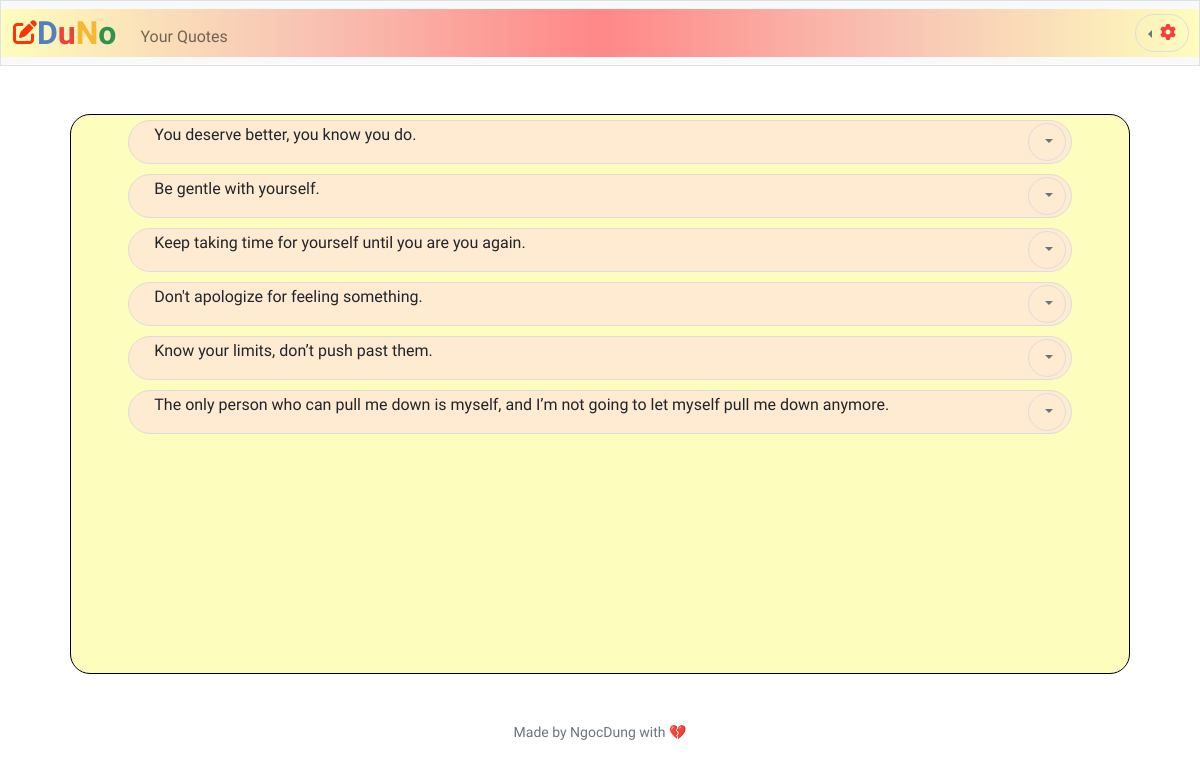
/quote (signed in), run on the app's committed database.
### tables this page shows
CREATE TABLE quotes (
    id INTEGER PRIMARY KEY AUTOINCREMENT,
    user_id INTEGER,
    quote TEXT NOT NULL,
    FOREIGN KEY (user_id) REFERENCES users(id)
);

### app.py (the view)
@app.route("/quote")
@login_required
def quote():
    current_id = session["user_id"]
    quotes = db.execute("SELECT quote FROM quotes WHERE user_id=?", current_id)
    return render_template("quote.html", quotes=quotes)

### app.py (called while the page is built)
@app.after_request
def after_request(response):
    response.headers["Cache-Control"] = "no-cache, no-store, must-revalidate"
    response.headers["Expires"] = 0
    response.headers["Pragma"] = "no-cache"
    return response

### helper.py (called while the page is built)
def login_required(f):
    @wraps(f)
    def decorated_function(*args, **kwargs):
        if session.get("user_id") is None:
            return redirect("/login")
        return f(*args, **kwargs)
    return decorated_function

### templates/quote.html (shortened to what this page needs)
{% extends "layout.html" %}
{% block main %}
    <div class = "container-quote">
        {% for line in quotes %}
            <div class="quote-box">
                <p class="quote-text">{{line.quote}}</p>
                <div class="btn-group">
                    <button type="button" class="btn btn-outline-secondary dropdown-toggle" data-bs-toggle="dropdown" aria-expanded="false">
                    </button>
                  </div>
            </div>
            {% endfor %}
    </div>
{% endblock %}

### static/style.css (style rules this page uses)
body { font-family: 'Inconsolata', monospace; }
.container-quote { width: 95%; margin-left: auto; margin-right: auto; min-height: 70vh; border: 1px solid #000; background-color: #FDFDBD; border-radius: 20px; height: auto; display: flex; flex-direction: column; align-items: center; padding: 5px; justify-content: absolute; position: relative; }
.quote-box { position: relative; width: 90%; padding: 0px 5px; margin-bottom: 10px; background-color: #FFEAD2; border: 1px solid #ddd; border-radius: 25px; display: flex; justify-content: space-between; align-items: center; }
.quote-text { font-size: 16px; text-align: left; padding-left: 20px; padding-right: 20px; padding-top:2px; }
.btn-outline-secondary { border-radius: 25px; border-color: #ddd; }

### data on the page
quotes: quote "You deserve better, you know you do."
quotes: quote "Be gentle with yourself."
quotes: quote "Keep taking time for yourself until you are you again."
quotes: quote "Don't apologize for feeling something."
quotes: quote "Know your limits, don’t push past them."
quotes: quote "The only person who can pull me down is myself, and I’m not going to let myself pull me down anymore."
